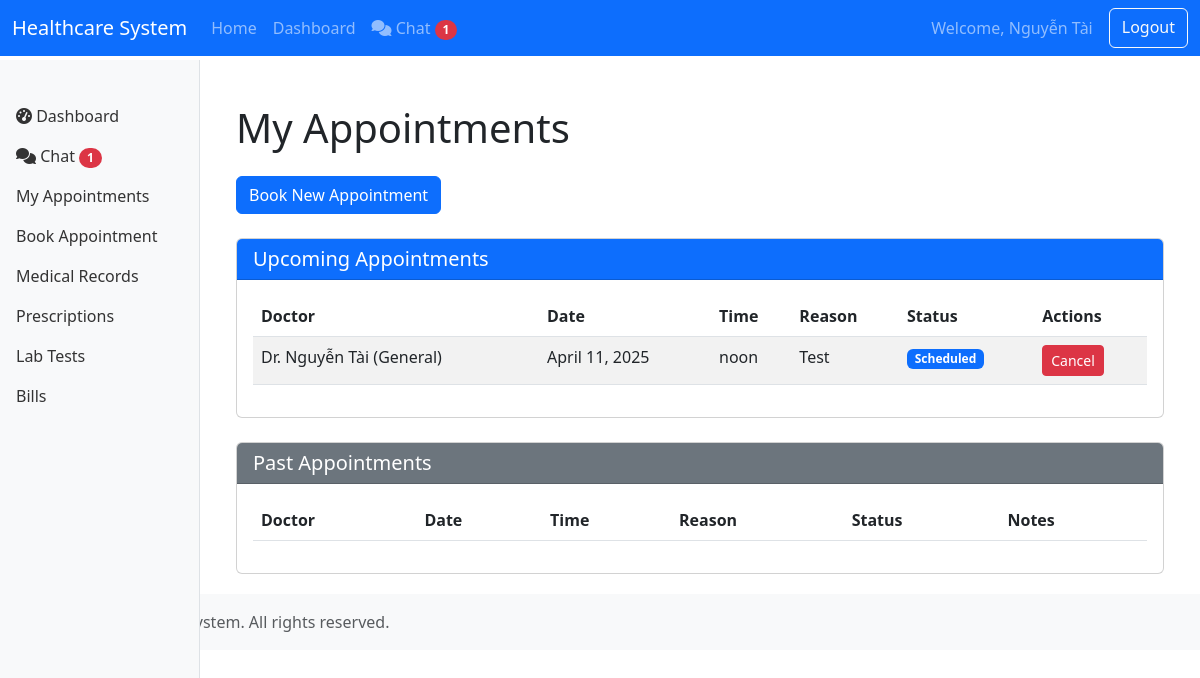
Page /patient/appointments/ (signed in) on the committed database.
### core/models.py (models this page shows, shortened)
class User(AbstractUser):
    USER_TYPE_CHOICES = (
        ('patient', 'Patient'),
        ('doctor', 'Doctor'),
        ('nurse', 'Nurse'),
        ('admin', 'Administrator'),
        ('pharmacist', 'Pharmacist'),
        ('insurance', 'Insurance Provider'),
        ('lab_tech', 'Lab Technician'),
    )
    user_type = models.CharField(max_length=20, choices=USER_TYPE_CHOICES)
    phone_number = models.CharField(max_length=15, blank=True, null=True)
    address = models.TextField(blank=True, null=True)
    date_of_birth = models.DateField(blank=True, null=True)

class Appointment(models.Model):
    STATUS_CHOICES = (
        ('scheduled', 'Scheduled'),
        ('completed', 'Completed'),
        ('cancelled', 'Cancelled'),
        ('no_show', 'No Show'),
    )
    patient = models.ForeignKey(Patient, on_delete=models.CASCADE, related_name='appointments')
    doctor = models.ForeignKey(Doctor, on_delete=models.CASCADE, related_name='appointments')
    date = models.DateField()
    time = models.TimeField()
    reason = models.TextField()
    status = models.CharField(max_length=20, choices=STATUS_CHOICES, default='scheduled')
    notes = models.TextField(blank=True, null=True)
    created_at = models.DateTimeField(auto_now_add=True)
    updated_at = models.DateTimeField(auto_now=True)

class Doctor(models.Model):
    user = models.OneToOneField(User, on_delete=models.CASCADE, related_name='doctor_profile')
    specialization = models.CharField(max_length=100)
    license_number = models.CharField(max_length=50)
    consultation_fee = models.DecimalField(max_digits=10, decimal_places=2, default=0)
    available_days = models.CharField(max_length=100, blank=True, null=True)  # e.g., "Mon,Tue,Wed"
    available_hours = models.CharField(max_length=100, blank=True, null=True)  # e.g., "09:00-17:00"
    def __str__(self):
        return f"Dr. {self.user.get_full_name()} ({self.specialization})"

### core/views.py (the view)
# urls.py: path('patient/appointments/', views.patient_appointments, name='patient_appointments'),
@login_required
def patient_appointments(request):
    if request.user.user_type != 'patient':
        messages.error(request, 'Access denied')
        return redirect('core:dashboard')
    patient = Patient.objects.get(user=request.user)
    appointments = Appointment.objects.filter(patient=patient).order_by('-date', '-time')
    return render(request, 'core/patient/appointments.html', {'appointments': appointments})

### core/templates/core/patient/appointments.html (shortened to what this page needs)
{% extends 'core/base.html' %}
{% block content %}
<div class="container">
    <h1 class="mb-4">My Appointments</h1>
    <div class="mb-4">
        <a href="{% url 'core:book_appointment' %}" class="btn btn-primary">Book New Appointment</a>
    </div>
    {% if appointments %}
    <div class="card mb-4">
        <div class="card-header bg-primary text-white">
            <h5 class="mb-0">Upcoming Appointments</h5>
        </div>
        <div class="card-body">
            <div class="table-responsive">
                <table class="table table-striped">
                    <thead>
                        <tr>
                            <th>Doctor</th>
                            <th>Date</th>
                            <th>Time</th>
                            <th>Reason</th>
                            <th>Status</th>
                            <th>Actions</th>
                        </tr>
                    </thead>
                    <tbody>
                        {% for appointment in appointments %}
                        {% if appointment.status == 'scheduled' %}
                        <tr>
                            <td>{{ appointment.doctor }}</td>
                            <td>{{ appointment.date }}</td>
                            <td>{{ appointment.time }}</td>
                            <td>{{ appointment.reason }}</td>
                            <td><span class="badge bg-primary">{{ appointment.get_status_display }}</span></td>
                            <td>
                                <button class="btn btn-sm btn-danger" data-bs-toggle="modal" data-bs-target="#cancelModal{{ appointment.id }}">Cancel</button>
                            </td>
                        </tr>
                        {% endif %}
                        {% endfor %}
                    </tbody>
                </table>
            </div>
        </div>
    </div>
    <div class="card">
        <div class="card-header bg-secondary text-white">
            <h5 class="mb-0">Past Appointments</h5>
        </div>
        <div class="card-body">
            <div class="table-responsive">
                <table class="table table-striped">
                    <thead>
                        <tr>
                            <th>Doctor</th>
                            <th>Date</th>
                            <th>Time</th>
                            <th>Reason</th>
                            <th>Status</th>
                            <th>Notes</th>
                        </tr>
                    </thead>
                </table>
            </div>
        </div>
    </div>
    {% else %}
    <div class="alert alert-info">
        <p>You don't have any appointments yet. <a href="{% url 'core:book_appointment' %}">Book an appointment</a> to get started.</p>
    </div>
    {% endif %}
</div>
{% endblock %}

### core/templates/core/base.html (shortened to what this page needs)
<!DOCTYPE html>
<html lang="en">
<head>
    <link href="https://cdn.jsdelivr.net/npm/bootstrap@5.3.0-alpha1/dist/css/bootstrap.min.css" rel="stylesheet">
    <link rel="stylesheet" href="https://cdnjs.cloudflare.com/ajax/libs/font-awesome/6.4.0/css/all.min.css">
</head>
<body>
    <nav class="navbar navbar-expand-md navbar-dark bg-primary fixed-top">
        <div class="container-fluid">
            <a class="navbar-brand" href="{% url 'core:home' %}">Healthcare System</a>
            <div class="collapse navbar-collapse" id="navbarCollapse">
                <ul class="navbar-nav me-auto mb-2 mb-md-0">
                    <li class="nav-item">
                        <a class="nav-link" href="{% url 'core:home' %}">Home</a>
                    </li>
                    {% if user.is_authenticated %}
                    <li class="nav-item">
                        <a class="nav-link" href="{% url 'core:dashboard' %}">Dashboard</a>
                    </li>
                    <li class="nav-item">
                        <a class="nav-link" href="{% url 'chat:home' %}">
                            <i class="fas fa-comments"></i> Chat
                            <span class="badge bg-danger rounded-pill d-none" id="chatUnreadBadge">0</span>
                        </a>
                    </li>
                    {% endif %}
                </ul>
                <div class="d-flex">
                    {% if user.is_authenticated %}
                    <span class="navbar-text me-3">Welcome, {{ user.get_full_name|default:user.username }}</span>
                    <a href="{% url 'core:logout' %}" class="btn btn-outline-light">Logout</a>
                    {% else %}
                    <a href="{% url 'core:login' %}" class="btn btn-outline-light me-2">Login</a>
                    <a href="{% url 'core:register' %}" class="btn btn-light">Register</a>
                    {% endif %}
                </div>
            </div>
        </div>
    </nav>
    <div class="container-fluid">
        <div class="row">
            {% if user.is_authenticated %}
            <nav id="sidebar" class="col-md-3 col-lg-2 d-md-block sidebar collapse">
                <div class="position-sticky pt-3">
                    <ul class="nav flex-column">
                        {% block sidebar %}
                        <li class="nav-item">
                            <a class="nav-link" href="{% url 'core:dashboard' %}">
                                <i class="fas fa-tachometer-alt"></i> Dashboard
                            </a>
                        </li>
                        <li class="nav-item">
                            <a class="nav-link" href="{% url 'chat:home' %}">
                                <i class="fas fa-comments"></i> Chat
                                <span class="badge bg-danger rounded-pill d-none" id="sidebarChatUnreadBadge">0</span>
                            </a>
                        </li>
                        {% if user.user_type == 'patient' %}
                        <li class="nav-item">
                            <a class="nav-link" href="{% url 'core:patient_appointments' %}">
                                My Appointments
                            </a>
                        </li>
                        <li class="nav-item">
                            <a class="nav-link" href="{% url 'core:book_appointment' %}">
                                Book Appointment
                            </a>
                        </li>
                        <li class="nav-item">
                            <a class="nav-link" href="{% url 'core:patient_medical_records' %}">
                                Medical Records
                            </a>
                        </li>
                        <li class="nav-item">
                            <a class="nav-link" href="{% url 'core:patient_prescriptions' %}">
                                Prescriptions
                            </a>
                        </li>
                        <li class="nav-item">
                            <a class="nav-link" href="{% url 'core:patient_lab_tests' %}">
                                Lab Tests
                            </a>
                        </li>
                        <li class="nav-item">
                            <a class="nav-link" href="{% url 'core:patient_bills' %}">
                                Bills
                            </a>
                        </li>
                        {% elif user.user_type == 'pharmacist' %}
                        <li class="nav-item">
                            <a class="nav-link" href="{% url 'core:pharmacist_prescriptions' %}">
                                Prescriptions
                            </a>
                        </li>
                        {% elif user.user_type == 'lab_tech' %}
                        <li class="nav-item">
                            <a class="nav-link" href="{% url 'core:lab_tests' %}">
                                Lab Tests
                            </a>
                        </li>
                        {% elif user.user_type == 'insurance' %}
                        <li class="nav-item">
                            <a class="nav-link" href="{% url 'core:insurance_claims' %}">
                                Insurance Claims
                            </a>
                        </li>
                        {% endif %}
                        {% endblock %}
                    </ul>
                </div>
            </nav>
            <main class="col-md-9 ms-sm-auto col-lg-10 px-md-4 main-content">
            {% else %}
            <main class="col-12 px-4">
            {% endif %}
                <div class="mt-4">
                    {% block content %}{% endblock %}
                </div>
            </main>
        </div>
    </div>
    <footer class="footer mt-auto py-3 bg-light">
        <div class="container">
            <span class="text-muted">© 2023 Healthcare System. All rights reserved.</span>
        </div>
    </footer>
</body>
</html>

### core/templates/core/base.html (style rules this page uses)
body { padding-top: 60px; padding-bottom: 40px; }
.sidebar { position: fixed; top: 60px; bottom: 0; left: 0; z-index: 100; padding: 20px 0; overflow-x: hidden; overflow-y: auto; background-color: #f8f9fa; border-right: 1px solid #dee2e6; }
.sidebar .nav-link { font-weight: 500; color: #333; }
.main-content { margin-left: 240px; padding: 20px; }

### rows in the picture
User: get_full_name "Nguyễn Tài"
Appointment: doctor "Dr. Nguyễn Tài (General)", date "April 11, 2025", time "noon", reason "Test", status "Scheduled"
